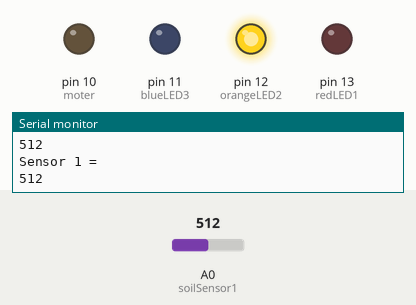
Recording of a sketch running on a simulated Arduino Uno, built with avr-gcc and run on an emulated ATmega328P. Parts: output pins drawn as LEDs (lit = HIGH), the last lines printed to the serial monitor. The inputs (shaded band) are chosen by the test bench; at power-on: A0 (soilSensor1) = 512.

Above: at 1.8 s.
1.9 s: A0 (soilSensor1) set to 368
3.4 s: A0 (soilSensor1) set to 339
At 4.7 s:
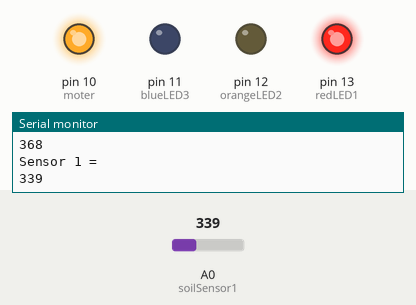
5.5 s: A0 (soilSensor1) set to 810
At 6.3 s:
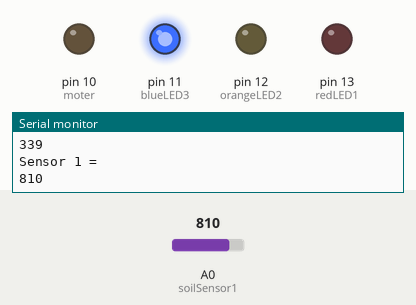
7.5 s: A0 (soilSensor1) set to 784
At 9.0 s:
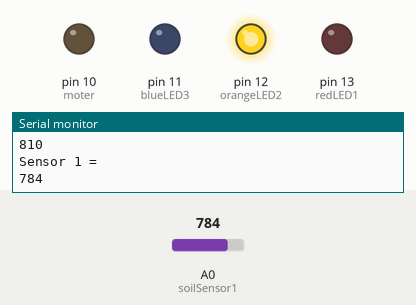
9.5 s: A0 (soilSensor1) set to 900
At 10.5 s:
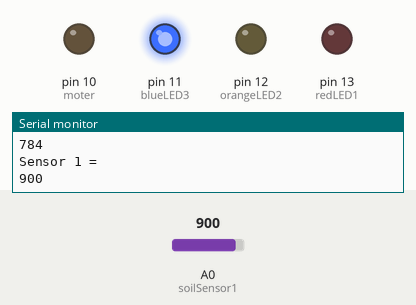
Timing chart, 0 to 12.5 s (numbered marks = the images above; inputs shaded):
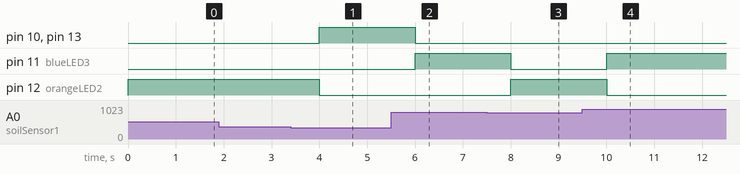

Measured:
- the behaviour switches between 350 and 349 on A0 (soilSensor1) (found by bisection; images 0 and 1)
- the behaviour switches between 800 and 799 on A0 (soilSensor1) (found by bisection; images 2 and 3)
- after the input at 3.4 s, pin 10 (moter), pin 13 (redLED1): LOW → HIGH after 0.60 s; pin 12 (orangeLED2): HIGH → LOW after 0.60 s
- after the input at 5.5 s, pin 10 (moter), pin 13 (redLED1): HIGH → LOW after 0.50 s; pin 11 (blueLED3): LOW → HIGH after 0.50 s
- after the input at 7.5 s, pin 11 (blueLED3): HIGH → LOW after 0.50 s; pin 12 (orangeLED2): LOW → HIGH after 0.50 s
- after the input at 9.5 s, pin 11 (blueLED3): LOW → HIGH after 0.50 s; pin 12 (orangeLED2): HIGH → LOW after 0.50 s

The sketch:

tinker_cad_soil_sensor.ino
```cpp
//This Code operates Three leds and 1 DC moter by sensing the
//data from soil moisture sensor.
#define soilSensor1 A0


#define blueLED3 11
#define orangeLED2 12
#define redLED1 13
#define moter 10


// int goodMoisture = 300;

void setup() {
  pinMode(blueLED3, OUTPUT);
  pinMode(orangeLED2, OUTPUT);
  pinMode(redLED1, OUTPUT);
  pinMode(moter, OUTPUT);

  Serial.begin(9600);
}

void loop() {
  int sensorValue1 = analogRead(soilSensor1);

  Serial.println("Sensor 1 =  ");
  Serial.println(sensorValue1);


  if (sensorValue1 > 800 ){
    digitalWrite(blueLED3, HIGH);
    digitalWrite(orangeLED2, LOW);
    digitalWrite(redLED1, LOW);
    digitalWrite(moter, LOW);
  }
  if (sensorValue1 > 300 && sensorValue1 < 800){
    digitalWrite(blueLED3, LOW);
    digitalWrite(orangeLED2, HIGH);
    digitalWrite(moter, LOW);
    digitalWrite(redLED1, LOW);
  }
 if(sensorValue1 <350){
    digitalWrite(blueLED3, LOW);
    digitalWrite(redLED1, HIGH);
    digitalWrite(orangeLED2, LOW);
    digitalWrite(moter, HIGH);
  }


  delay(1000);
}
```
